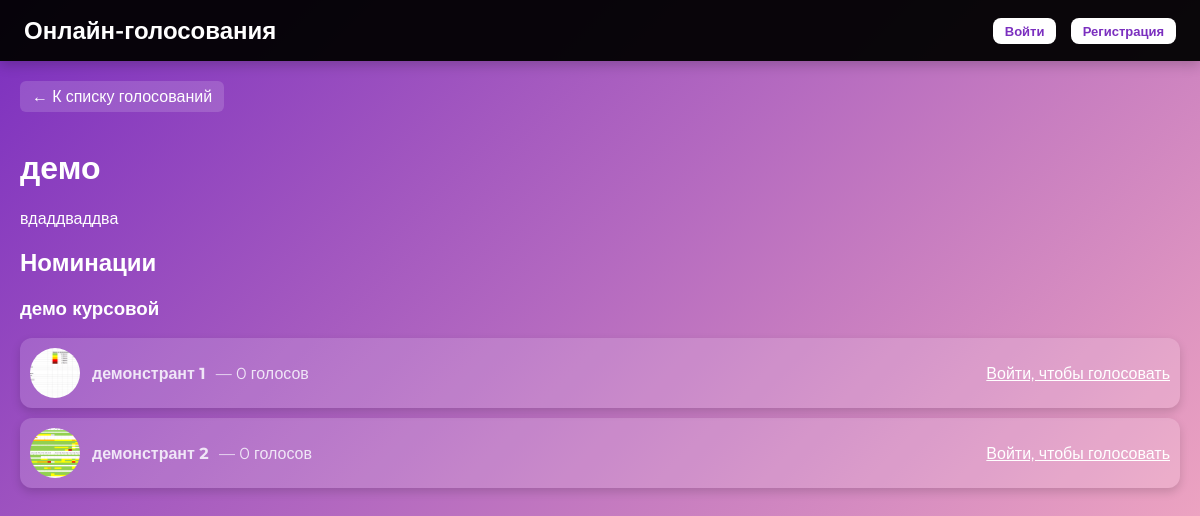
Page /voting/26/ on the committed database.
### voting/models.py (models this page shows, shortened)
class Voting(models.Model):
    title = models.CharField("Название голосования", max_length=255)
    description = models.TextField("Описание", blank=True)
    start_date = models.DateTimeField("Дата начала")
    end_date = models.DateTimeField("Дата окончания")
    created_at = models.DateTimeField("Создано", auto_now_add=True)
    updated_at = models.DateTimeField("Обновлено", auto_now=True)
    history = HistoricalRecords()
    class Meta:
        verbose_name = "Голосование"
        verbose_name_plural = "Голосования"
        ordering = ["-created_at"]

class Nomination(models.Model):
    voting = models.ForeignKey(
        Voting,
        on_delete=models.CASCADE,
        related_name="nominations",
        verbose_name="Голосование"
    )
    title = models.CharField("Название номинации", max_length=255)
    description = models.TextField("Описание", blank=True)
    history = HistoricalRecords()
    class Meta:
        verbose_name = "Номинация"
        verbose_name_plural = "Номинации"
        unique_together = ("voting", "title")
        ordering = ["title"]
    def votes_count(self):
        return sum(p.votes_count() for p in self.participants.all())
    votes_count.short_description = "Всего голосов"

class Participant(models.Model):
    nomination = models.ForeignKey(
        Nomination,
        on_delete=models.CASCADE,
        related_name="participants",
        verbose_name="Номинация"
    )
    name = models.CharField("Имя участника", max_length=255)
    description = models.TextField("Описание", blank=True)
    avatar = models.ImageField("Аватар", upload_to="participants/", blank=True, null=True)
    created_at = models.DateTimeField("Создано", auto_now_add=True)
    history = HistoricalRecords()
    class Meta:
        verbose_name = "Участник"
        verbose_name_plural = "Участники"
        unique_together = ("nomination", "name")
        ordering = ["name"]
    def votes_count(self):
        return self.votes.count()
    votes_count.short_description = "Количество голосов"

### voting/views.py (the view, shortened to what this page needs)
# urls.py: path('voting/<int:voting_id>/', views.voting_detail, name='voting_detail'),
def voting_detail(request, voting_id):
    voting = get_object_or_404(Voting, pk=voting_id)
    user_votes = {}
    return render(request, 'voting/detail.html', {
        'voting': voting,
        'user_votes': user_votes,
    })

### voting/templates/voting/detail.html (shortened to what this page needs)
{% load custom_tags %}
<!DOCTYPE html>
<html>
<head>
</head>
<body>
<header>
    <h1>Онлайн-голосования</h1>
    <div class="auth-buttons">
        {% if user.is_authenticated %}
            <span style="color:white; font-weight:500;">{{ user.username }}</span>
            <form action="{% url 'logout' %}" method="post" style="display:inline;">
                {% csrf_token %}
                <button type="submit">Выйти</button>
            </form>
            {% if user.is_staff %}
                <a href="{% url 'admin:index' %}">Админка</a>
            {% endif %}
        {% else %}
            <a href="{% url 'login' %}">Войти</a>
            <a href="{% url 'register' %}">Регистрация</a>
        {% endif %}
    </div>
</header>
<div class="content">
    <a href="{% url 'index' %}" class="back-link">← К списку голосований</a>
    <h1>{{ voting.title }}</h1>
    <p style="color:white;">{{ voting.description }}</p>
    <h2>Номинации</h2>
    {% for nomination in voting.nominations.all %}
        <div class="nomination">
            <h3>{{ nomination.title }}</h3>
            {% if user.is_authenticated and nomination.id in user_votes %}
                <p class="vote-message">Вы уже проголосовали в этой номинации. Голосовать можно только один раз.</p>
                <form action="{% url 'unvote' user_votes|get_item:nomination.id %}" method="post">
                    {% csrf_token %}
                    <button type="submit" class="unvote-button">Отменить голос</button>
                </form>
            {% else %}
                <ul style="padding:0; list-style:none;">
                    {% for participant in nomination.participants.all %}
                        <li class="participant">
                            {% if participant.avatar %}
                                <img src="{{ participant.avatar.url }}" alt="{{ participant.name }}">
                            {% else %}
                                <img src="https://via.placeholder.com/50" alt="Нет фото">
                            {% endif %}
                            <div class="participant-info">
                                <strong>{{ participant.name }}</strong> — {{ participant.votes.count }} голосов
                            </div>
                            {% if user.is_authenticated %}
                                <form action="{% url 'vote' participant.id %}" method="post">
                                    {% csrf_token %}
                                    <button type="submit">Голосовать</button>
                                </form>
                            {% else %}
                                <a href="{% url 'login' %}?next={{ request.path }}" style="color:white;">Войти, чтобы голосовать</a>
                            {% endif %}
                        </li>
                    {% empty %}
                        <li style="color:white;">Нет участников</li>
                    {% endfor %}
                </ul>
            {% endif %}
        </div>
    {% empty %}
        <p style="color:white;">Нет номинаций</p>
    {% endfor %}
</div>
</body>
</html>

### voting/templates/voting/detail.html (style rules this page uses)
body { font-family: 'Montserrat', sans-serif; margin: 0; padding: 0; background: linear-gradient(135deg, #7b2fbf, #ffb6c1); min-height: 100vh; display: flex; flex-direction: column; }
header { background-color: rgba(0,0,0,0.95); color: white; padding: 16px 24px; display: flex; justify-content: space-between; align-items: center; box-shadow: 0 4px 12px rgba(0,0,0,0.2); }
header h1 { margin: 0; font-size: 24px; font-weight: 600; }
.auth-buttons a, .auth-buttons form, .auth-buttons span { display: inline-block; margin-left: 10px; }
.auth-buttons a, .auth-buttons button { padding: 5px 12px; border-radius: 8px; text-decoration: none; font-size: 13px; font-weight: 600; cursor: pointer; border: none; transition: all 0.25s; background: white; color: #7b2fbf; }
.content { flex-grow: 1; padding: 20px; }
.back-link { display: inline-block; margin-bottom: 15px; padding: 6px 12px; background-color: rgba(255,255,255,0.15); color: white; border-radius: 6px; text-decoration: none; transition: all 0.2s; }
h1, h2, h3 { color: white; }
.nomination { margin-bottom: 30px; }
.participant { display: flex; align-items: center; background: rgba(255,255,255,0.15); padding: 10px; margin-bottom: 10px; border-radius: 12px; box-shadow: 0 4px 10px rgba(0,0,0,0.15); transition: transform 0.3s, box-shadow 0.3s, border 0.3s; }
.participant img { border-radius: 50%; width: 50px; height: 50px; object-fit: cover; margin-right: 12px; }
.participant-info { flex-grow: 1; color: #f0e6f7; }
.participant-info strong { margin-right: 6px; }

### rows in the picture
Voting: title "демо", description "вдаддваддва"
Nomination: title "демо курсовой"
Participant: avatar (picture), name "демонстрант 1", votes.count "0"
Participant: avatar (picture), name "демонстрант 2", votes.count "0"
